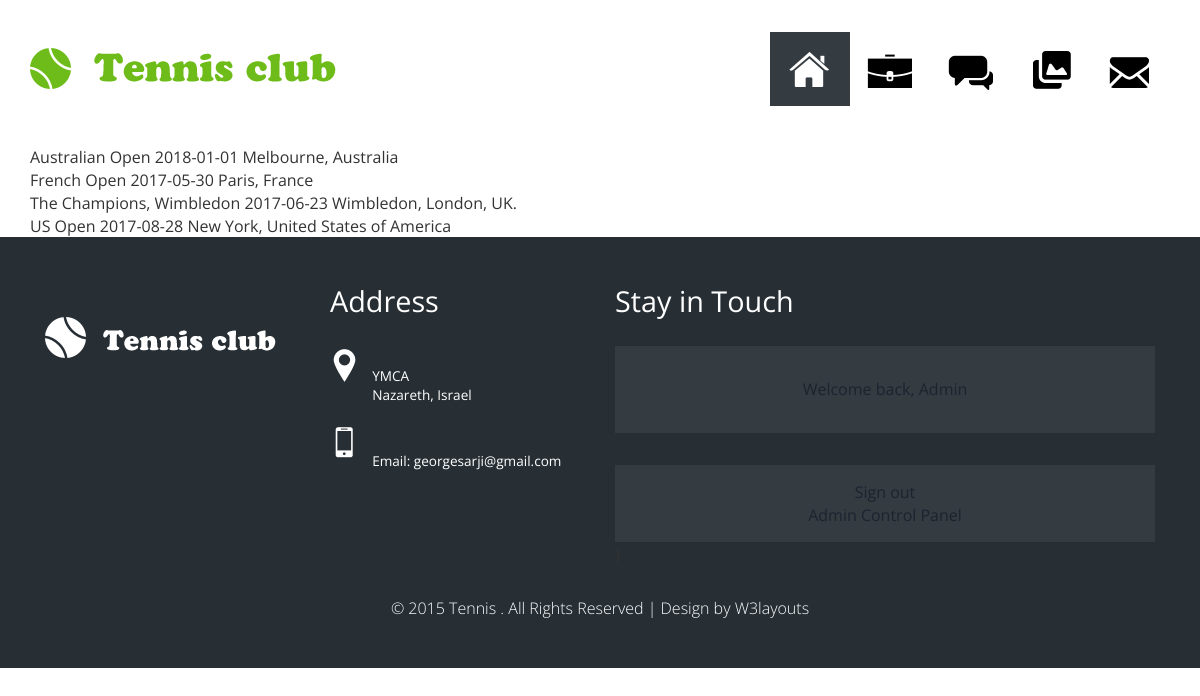
Screenshot of /championships (signed in) with the database file from the repository.
### database_setup.py (models this page shows)
class Championship(Base):
    __tablename__='championship'
    id=Column(Integer, primary_key=True)
    name=Column(String(255))
    date=Column(Date)
    place=Column(String)

### web_app.py (the view)
@app.route('/championships')
def championships():
	championships=dbsession.query(Championship).all()
	return render_template('championship.html', championships=championships)

### templates/championship.html (shortened to what this page needs)
{% extends "layout.html" %}
{% block body %}
{% for championship in championships %}
<div>
{{ championship.name}}
{{ championship.date}}
{{championship.place}}
</div>
{% endfor %}
{% endblock %}

### static/css/style.css (style rules this page uses)
html, body { font-size: 100%; background: #fff; font-family: 'Open Sans', sans-serif; }

### rows the page displays
Championship: name "Australian Open", date "2018-01-01", place "Melbourne, Australia"
Championship: name "French Open", date "2017-05-30", place "Paris, France"
Championship: name "The Champions, Wimbledon", date "2017-06-23", place "Wimbledon, London, UK."
Championship: name "US Open", date "2017-08-28", place "New York, United States of America"

### other values shown
{{ session['name'] }} "Admin"
